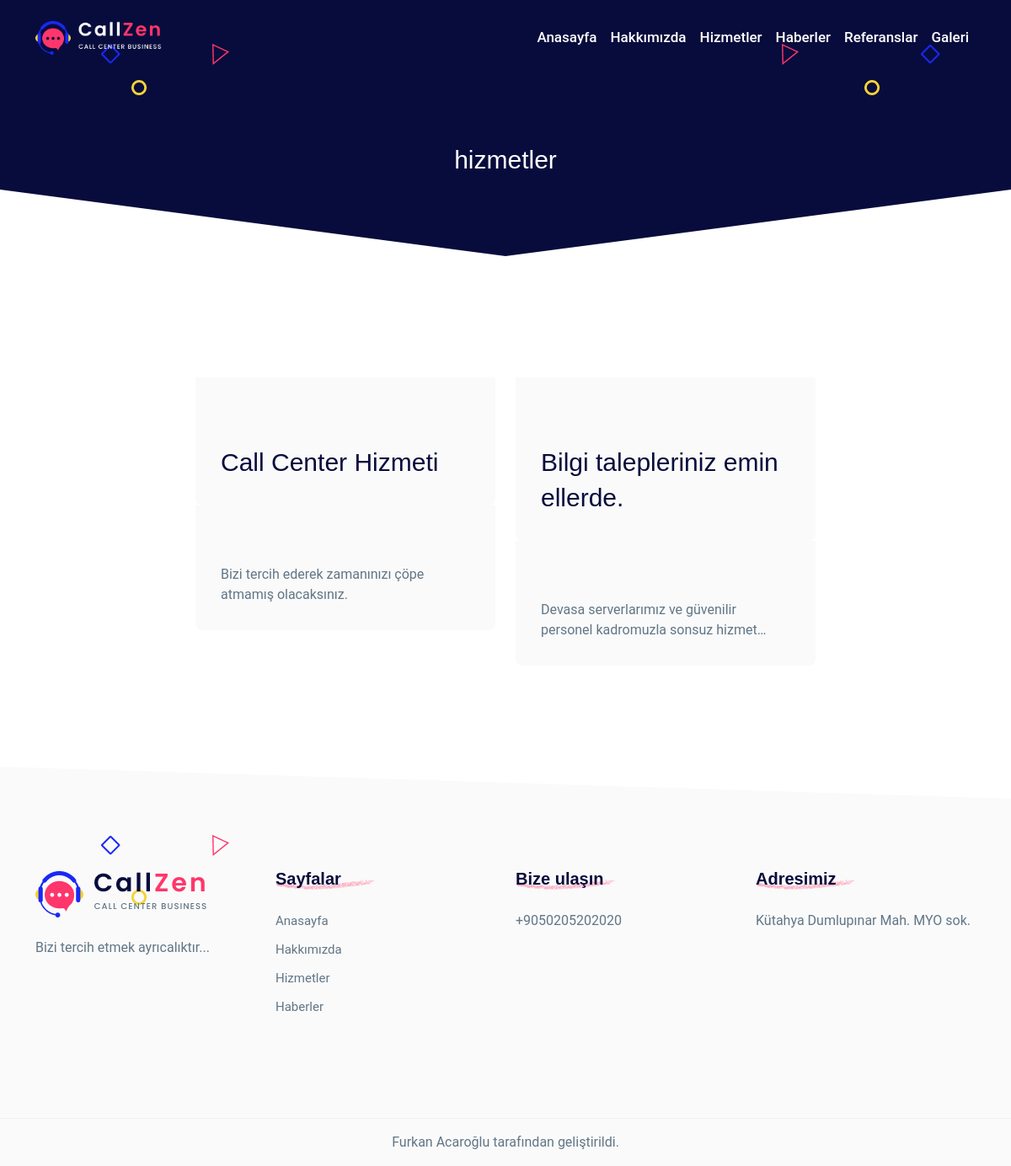
Page /hizmetler.php on the committed database.
### tables this page shows
CREATE TABLE `hizmetler` (
  `hizmet_id` int(11) NOT NULL,
  `hizmet_resim_url` varchar(200) NOT NULL,
  `hizmet_baslik` varchar(100) NOT NULL,
  `hizmet_bilgi` longtext NOT NULL,
  `hizmet_olusturma_tarihi` datetime NOT NULL DEFAULT CURRENT_TIMESTAMP
);

### hizmetler.php (the view)
<?php require_once("header.php"); ?>
<section class="breadcumb section-bg py-120">
    <div class="work-shape d-flex justify-content-center">
        <ul class="work-shape__list">
            <li class="work-shape__item"><img src="assets/images/home-01/shape-circle.png" alt=""></li>
            <li class="work-shape__item"><img src="assets/images/home-01/shape-square.png" alt=""></li>
            <li class="work-shape__item"><img src="assets/images/home-01/shape-triangle.png" alt=""></li>
            <li class="work-shape__item"><img src="assets/images/home-01/shape-circle.png" alt=""></li>
            <li class="work-shape__item"><img src="assets/images/home-01/shape-square.png" alt=""></li>
            <li class="work-shape__item"><img src="assets/images/home-01/shape-triangle.png" alt=""></li>
        </ul>
    </div>
    <div class="container">
        <div class="row justify-content-center">
            <div class="col-lg-8">
                <div class="breadcumb__wrapper">
                    <h3 class="breadcumb__title"> hizmetler </h3>
                </div>
            </div>
        </div>
    </div>
</section>
<section class="blog py-120">
    <div class="container">
       <div class="row gy-4">
        <div class="col-lg-12">
          <div class="row blog-wrapper gy-4 justify-content-center">
          <?php
            $hizmetler=$database->prepare("SELECT * FROM `hizmetler`");
            $hizmetler->execute();
            $hizmet_listesi=$hizmetler->fetchAll();
            foreach($hizmet_listesi as $hizmet)
            {
            ?>
              <div class="col-lg-4 col-md-6">
                  <div class="blog-item">
                      <div class="blog-item__thumb">
                          <a href="hizmetler.php"><img src="<?php echo $hizmet["hizmetler_resim_url"]; ?>" alt=""></a>
                      </div>
                    <div class="blog-item__content">
                          <h3 class="blog-item__title"><a href="hizmetler.php"><?php echo $hizmet["hizmet_baslik"]; ?></a></h3>
                    </div>
                    <div class="blog-item__content">
                          <h7 class="blog-item__title"><a href="hizmetler.php"><?php echo $hizmet["hizmet_bilgi"]; ?></a></h7>
                    </div>
                  </div>
              </div>
            <?php } ?>
       </div>
    </div>
</section>
<?php require_once("footer.php"); ?>
<footer class="footer-area section-bg-two">
    <ul class="work-shape__list">
        <li class="work-shape__item"><img src="assets/images/home-01/shape-circle.png" alt=""></li>
        <li class="work-shape__item"><img src="assets/images/home-01/shape-square.png" alt=""></li>
        <li class="work-shape__item"><img src="assets/images/home-01/shape-triangle.png" alt=""></li>
    </ul>
  <div class="container footer-top py-120">
      <div class="row justify-content-center gy-5">
          <div class="col-xl-3 col-sm-6">
              <div class="footer-item">
                  <div class="footer-item__logo">
                      <a href="index.html"> <img src="assets/images/logo/logo-footer.png" alt=""></a>
                  </div>
                  <p class="footer-item__desc">Bizi tercih etmek ayrıcalıktır...</p>
              </div>
          </div>
          <div class="col-xl-3 col-sm-6">
              <div class="footer-item">
                  <h5 class="footer-item__title bg-img bg-img__contain" style="background-image: url(assets/images/home-01/footer-title-bg.png);">Sayfalar</h5>
                  <ul class="footer-menu">
                      <li class="footer-menu__item"><a href="anasayfa.php" class="footer-menu__link">Anasayfa</a></li>
                      <li class="footer-menu__item"><a href="hakkimizda.php" class="footer-menu__link">Hakkımızda</a></li>
                      <li class="footer-menu__item"><a href="hizmetler.php" class="footer-menu__link">Hizmetler</a></li>
                      <li class="footer-menu__item"><a href="haberler.php" class="footer-menu__link">Haberler</a></li>
                  </ul>
              </div>
          </div>
          <div class="col-xl-3 col-sm-6">
              <div class="footer-item">
                  <h5 class="footer-item__title bg-img bg-img__contain" style="background-image: url(assets/images/home-01/footer-title-bg.png);">Bize ulaşın</h5>
                  <ul class="footer-menu">
                      <li class="footer-menu__item">+9050205202020</li>
                  </ul>
              </div>
          </div>
          <div class="col-xl-3 col-sm-6">
              <div class="footer-item">
                  <h5 class="footer-item__title bg-img bg-img__contain" style="background-image: url(assets/images/home-01/footer-title-bg.png);">Adresimiz</h5>
                  <p class="footer-item__desc">Kütahya Dumlupınar Mah. MYO sok.</p>
              </div>
          </div>
      </div>
  </div>
  <div class="bottom-footer section-bg-two py-3">
    <div class="container">
        <div class="row gy-3">
            <div class="col-md-12 text-center">
                <p class="bottom-footer-text"> Furkan Acaroğlu tarafından geliştirildi.</p>
            </div>
        </div>
    </div>
  </div>
</footer>

### rows in the picture
hizmetler: hizmet_baslik "Call Center Hizmeti", hizmet_bilgi "Bizi tercih ederek zamanınızı çöpe atmamış olacaksınız."
hizmetler: hizmet_baslik "Bilgi talepleriniz emin ellerde.", hizmet_bilgi "Devasa serverlarımız ve güvenilir personel kadromuzla sonsuz…"
